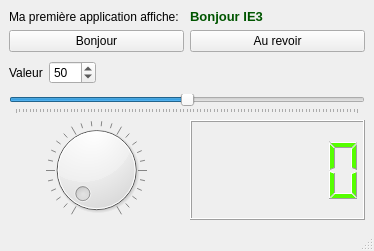
<?xml version="1.0" encoding="UTF-8"?>
<ui version="4.0">
 <class>MainWindow</class>
 <widget class="QMainWindow" name="MainWindow">
  <property name="geometry">
   <rect>
    <x>0</x>
    <y>0</y>
    <width>374</width>
    <height>251</height>
   </rect>
  </property>
  <property name="windowTitle">
   <string>Myfirst app</string>
  </property>
  <widget class="QWidget" name="centralwidget">
   <layout class="QVBoxLayout" name="verticalLayout">
    <item>
     <layout class="QGridLayout" name="gridLayout">
      <item row="0" column="0">
       <widget class="QLabel" name="label1">
        <property name="text">
         <string>Ma première application affiche: </string>
        </property>
       </widget>
      </item>
      <item row="0" column="1">
       <widget class="QLabel" name="label2">
        <property name="text">
         <string>&lt;html&gt;&lt;head/&gt;&lt;body&gt;&lt;p&gt;&lt;span style=&quot; font-size:10pt; font-weight:600; color:#005500;&quot;&gt;Bonjour IE3&lt;/span&gt;&lt;/p&gt;&lt;/body&gt;&lt;/html&gt;</string>
        </property>
       </widget>
      </item>
      <item row="1" column="0">
       <widget class="QPushButton" name="btn1">
        <property name="toolTip">
         <string>affiche bonjour</string>
        </property>
        <property name="text">
         <string>Bonjour</string>
        </property>
       </widget>
      </item>
      <item row="1" column="1">
       <widget class="QPushButton" name="btn2">
        <property name="toolTip">
         <string>affiche au revoir</string>
        </property>
        <property name="text">
         <string>Au revoir</string>
        </property>
       </widget>
      </item>
     </layout>
    </item>
    <item>
     <layout class="QHBoxLayout" name="horizontalLayout">
      <item>
       <widget class="QLabel" name="label">
        <property name="accessibleName">
         <string>label3</string>
        </property>
        <property name="text">
         <string>Valeur</string>
        </property>
       </widget>
      </item>
      <item>
       <widget class="QSpinBox" name="spb">
        <property name="maximum">
         <number>100</number>
        </property>
        <property name="value">
         <number>50</number>
        </property>
       </widget>
      </item>
      <item>
       <spacer name="horizontalSpacer">
        <property name="orientation">
         <enum>Qt::Horizontal</enum>
        </property>
        <property name="sizeHint" stdset="0">
         <size>
          <width>40</width>
          <height>20</height>
         </size>
        </property>
       </spacer>
      </item>
      <item>
       <widget class="QLabel" name="valeur">
        <property name="text">
         <string/>
        </property>
       </widget>
      </item>
     </layout>
    </item>
    <item>
     <widget class="QSlider" name="sldr">
      <property name="maximum">
       <number>100</number>
      </property>
      <property name="value">
       <number>50</number>
      </property>
      <property name="orientation">
       <enum>Qt::Horizontal</enum>
      </property>
      <property name="tickPosition">
       <enum>QSlider::TicksBelow</enum>
      </property>
     </widget>
    </item>
    <item>
     <layout class="QHBoxLayout" name="horizontalLayout_2">
      <item>
       <widget class="QDial" name="dial">
        <property name="maximum">
         <number>100</number>
        </property>
        <property name="notchesVisible">
         <bool>true</bool>
        </property>
       </widget>
      </item>
      <item>
       <widget class="QLCDNumber" name="lcd">
        <property name="styleSheet">
         <string notr="true">color: rgb(85, 255, 0);</string>
        </property>
       </widget>
      </item>
     </layout>
    </item>
   </layout>
  </widget>
  <widget class="QMenuBar" name="menubar">
   <property name="geometry">
    <rect>
     <x>0</x>
     <y>0</y>
     <width>374</width>
     <height>20</height>
    </rect>
   </property>
  </widget>
  <widget class="QStatusBar" name="statusbar"/>
 </widget>
 <resources/>
 <connections/>
</ui>
